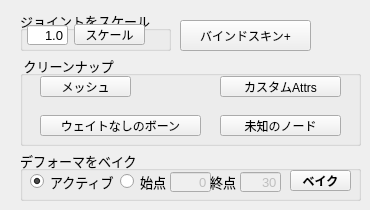
    <widget class="QWidget" name="misc_tab">
     <attribute name="icon">
      <iconset>
       <normaloff>icons/MiscTools.png</normaloff>icons/MiscTools.png</iconset>
     </attribute>
     <attribute name="title">
      <string>その他</string>
     </attribute>
     <widget class="QPushButton" name="misc_runButton">
      <property name="geometry">
       <rect>
        <x>220</x>
        <y>115</y>
        <width>121</width>
        <height>21</height>
       </rect>
      </property>
      <property name="font">
       <font>
        <pointsize>9</pointsize>
       </font>
      </property>
      <property name="toolTip">
       <string>&lt;!DOCTYPE HTML PUBLIC &quot;-//W3C//DTD HTML 4.0//EN&quot; &quot;http://www.w3.org/TR/REC-html40/strict.dtd&quot;&gt;
&lt;html&gt;&lt;head&gt;&lt;meta name=&quot;qrichtext&quot; content=&quot;1&quot; /&gt;&lt;style type=&quot;text/css&quot;&gt;
p, li { white-space: pre-wrap; }
&lt;/style&gt;&lt;/head&gt;&lt;body style=&quot; font-family:'SimSun'; font-size:9pt; font-weight:400; font-style:normal;&quot;&gt;
&lt;p style=&quot; margin-top:0px; margin-bottom:0px; margin-left:0px; margin-right:0px; -qt-block-indent:0; text-indent:0px;&quot;&gt;&lt;span style=&quot; font-family:'MS Shell Dlg 2';&quot;&gt;
シーンから未知のノードを取り除きます。エラーが出る場合には、*.maファイルにセーブしてから適用してください。&lt;/span&gt;&lt;/p&gt;&lt;/body&gt;&lt;/html&gt;</string>
      </property>
      <property name="text">
       <string>未知のノード</string>
      </property>
      <property name="icon">
       <iconset>
        <normaloff>icons/cMuscle_misc_help.png</normaloff>icons/cMuscle_misc_help.png</iconset>
      </property>
      <property name="+command" stdset="0">
       <string>removeUnknowNodeButtonCmd</string>
      </property>
     </widget>
     <widget class="QPushButton" name="misc_runButton_3">
      <property name="geometry">
       <rect>
        <x>40</x>
        <y>76</y>
        <width>91</width>
        <height>21</height>
       </rect>
      </property>
      <property name="font">
       <font>
        <pointsize>9</pointsize>
       </font>
      </property>
      <property name="toolTip">
       <string>&lt;!DOCTYPE HTML PUBLIC &quot;-//W3C//DTD HTML 4.0//EN&quot; &quot;http://www.w3.org/TR/REC-html40/strict.dtd&quot;&gt;
&lt;html&gt;&lt;head&gt;&lt;meta name=&quot;qrichtext&quot; content=&quot;1&quot; /&gt;&lt;style type=&quot;text/css&quot;&gt;
p, li { white-space: pre-wrap; }
&lt;/style&gt;&lt;/head&gt;&lt;body style=&quot; font-family:'SimSun'; font-size:9pt; font-weight:400; font-style:normal;&quot;&gt;
&lt;p style=&quot; margin-top:0px; margin-bottom:0px; margin-left:0px; margin-right:0px; -qt-block-indent:0; text-indent:0px;&quot;&gt;&lt;span style=&quot; font-family:'MS Shell Dlg 2';&quot;&gt;Clean up select mesh:&lt;/span&gt;&lt;/p&gt;
&lt;p style=&quot; margin-top:0px; margin-bottom:0px; margin-left:0px; margin-right:0px; -qt-block-indent:0; text-indent:0px;&quot;&gt;&lt;span style=&quot; font-family:'MS Shell Dlg 2';&quot;&gt;トランスフォームのリセット、デフォームヒストリ以外の削除、UVセットナンバーおよびソフトエッジのチェック等、スキン作業の前にメッシュに対し適用します。&lt;/span&gt;&lt;/p&gt;&lt;/body&gt;&lt;/html&gt;</string>
      </property>
      <property name="text">
       <string>メッシュ</string>
      </property>
      <property name="icon">
       <iconset>
        <normaloff>icons/hsClearView.png</normaloff>icons/hsClearView.png</iconset>
      </property>
      <property name="+command" stdset="0">
       <string>meshCleanUpButtonCmd</string>
      </property>
     </widget>
     <widget class="QPushButton" name="misc_runButton_4">
      <property name="geometry">
       <rect>
        <x>180</x>
        <y>20</y>
        <width>131</width>
        <height>31</height>
       </rect>
      </property>
      <property name="font">
       <font>
        <pointsize>9</pointsize>
       </font>
      </property>
      <property name="toolTip">
       <string>&lt;!DOCTYPE HTML PUBLIC &quot;-//W3C//DTD HTML 4.0//EN&quot; &quot;http://www.w3.org/TR/REC-html40/strict.dtd&quot;&gt;
&lt;html&gt;&lt;head&gt;&lt;meta name=&quot;qrichtext&quot; content=&quot;1&quot; /&gt;&lt;style type=&quot;text/css&quot;&gt;
p, li { white-space: pre-wrap; }
&lt;/style&gt;&lt;/head&gt;&lt;body style=&quot; font-family:'SimSun'; font-size:9pt; font-weight:400; font-style:normal;&quot;&gt;
&lt;p style=&quot; margin-top:0px; margin-bottom:0px; margin-left:0px; margin-right:0px; -qt-block-indent:0; text-indent:0px;&quot;&gt;&lt;span style=&quot; font-family:'MS Shell Dlg 2'; font-weight:600;&quot;&gt;1 bone + 1 unskined mesh:&lt;/span&gt;&lt;/p&gt;
&lt;p style=&quot; margin-top:0px; margin-bottom:0px; margin-left:0px; margin-right:0px; -qt-block-indent:0; text-indent:0px;&quot;&gt;&lt;span style=&quot; font-family:'MS Shell Dlg 2';&quot;&gt;bind mesh to whole hierarchy of the bone chain, remove small weights and do normalize&lt;/span&gt;&lt;/p&gt;
&lt;p style=&quot; margin-top:0px; margin-bottom:0px; margin-left:0px; margin-right:0px; -qt-block-indent:0; text-indent:0px;&quot;&gt;&lt;span style=&quot; font-family:'MS Shell Dlg 2'; font-weight:600;&quot;&gt;1 bone + 1 unskined mesh + 1 skined mesh:&lt;/span&gt;&lt;/p&gt;
&lt;p style=&quot; margin-top:0px; margin-bottom:0px; margin-left:0px; margin-right:0px; -qt-block-indent:0; text-indent:0px;&quot;&gt;&lt;span style=&quot; font-family:'MS Shell Dlg 2';&quot;&gt;スキニングされていないメッシュをすでにスキン化されたメッシュに影響しているボーンにバインドする、ソースとなるスキンドメッシからターゲットとなるスキンドメッシュにスキンウェイトをコピーする、微小なウェイトを削除する、スキンから使用されていないボーンを削除する、ノーマライズを実行する。&lt;/span&gt;&lt;/p&gt;&lt;/body&gt;&lt;/html&gt;</string>
      </property>
      <property name="text">
       <string>バインドスキン+</string>
      </property>
      <property name="icon">
       <iconset>
        <normaloff>icons/moveSkinnedJoint.png</normaloff>icons/moveSkinnedJoint.png</iconset>
      </property>
      <property name="+command" stdset="0">
       <string>bindSkinPlusButtonCmd</string>
      </property>
     </widget>
     <widget class="QGroupBox" name="deformer_groupBox">
      <property name="enabled">
       <bool>true</bool>
      </property>
      <property name="geometry">
       <rect>
        <x>20</x>
        <y>150</y>
        <width>341</width>
        <height>51</height>
       </rect>
      </property>
      <property name="font">
       <font>
        <pointsize>10</pointsize>
       </font>
      </property>
      <property name="title">
       <string>デフォーマをベイク</string>
      </property>
      <widget class="QLineEdit" name="deformerStart_lineEdit">
       <property name="enabled">
        <bool>false</bool>
       </property>
       <property name="geometry">
        <rect>
         <x>150</x>
         <y>22</y>
         <width>41</width>
         <height>20</height>
        </rect>
       </property>
       <property name="inputMask">
        <string/>
       </property>
       <property name="text">
        <string>0</string>
       </property>
       <property name="alignment">
        <set>Qt::AlignRight|Qt::AlignTrailing|Qt::AlignVCenter</set>
       </property>
      </widget>
      <widget class="QLineEdit" name="deformerEnd_lineEdit">
       <property name="enabled">
        <bool>false</bool>
       </property>
       <property name="geometry">
        <rect>
         <x>220</x>
         <y>22</y>
         <width>41</width>
         <height>20</height>
        </rect>
       </property>
       <property name="inputMask">
        <string/>
       </property>
       <property name="text">
        <string>30</string>
       </property>
       <property name="alignment">
        <set>Qt::AlignRight|Qt::AlignTrailing|Qt::AlignVCenter</set>
       </property>
      </widget>
      <widget class="QLabel" name="label_14">
       <property name="geometry">
        <rect>
         <x>190</x>
         <y>24</y>
         <width>31</width>
         <height>16</height>
        </rect>
       </property>
       <property name="text">
        <string>終点</string>
       </property>
      </widget>
      <widget class="QPushButton" name="deformerWeb_button">
       <property name="geometry">
        <rect>
         <x>121</x>
         <y>-4</y>
         <width>21</width>
         <height>23</height>
        </rect>
       </property>
       <property name="toolTip">
        <string>原作者信息</string>
       </property>
       <property name="text">
        <string/>
       </property>
       <property name="icon">
        <iconset>
         <normaloff>icons/info.png</normaloff>icons/info.png</iconset>
       </property>
       <property name="iconSize">
        <size>
         <width>16</width>
         <height>16</height>
        </size>
       </property>
       <property name="flat">
        <bool>true</bool>
       </property>
       <property name="+command" stdset="0">
        <string>deformerWebCmd</string>
       </property>
      </widget>
      <widget class="QRadioButton" name="deformerActive_radioButton">
       <property name="geometry">
        <rect>
         <x>10</x>
         <y>23</y>
         <width>91</width>
         <height>17</height>
        </rect>
       </property>
       <property name="text">
        <string>アクティブ</string>
       </property>
       <property name="checked">
        <bool>true</bool>
       </property>
       <attribute name="buttonGroup">
        <string notr="true">buttonGroup_5</string>
       </attribute>
      </widget>
      <widget class="QRadioButton" name="deformerFrom_radioButton">
       <property name="geometry">
        <rect>
         <x>100</x>
         <y>23</y>
         <width>51</width>
         <height>17</height>
        </rect>
       </property>
       <property name="text">
        <string>始点</string>
       </property>
       <attribute name="buttonGroup">
        <string notr="true">buttonGroup_5</string>
       </attribute>
      </widget>
      <widget class="QPushButton" name="deformerOK_button">
       <property name="geometry">
        <rect>
         <x>270</x>
         <y>20</y>
         <width>61</width>
         <height>21</height>
        </rect>
       </property>
       <property name="font">
        <font>
         <pointsize>9</pointsize>
         <weight>75</weight>
         <bold>true</bold>
        </font>
       </property>
       <property name="toolTip">
        <string>&lt;html&gt;&lt;head/&gt;&lt;body&gt;&lt;p&gt;デフォーマをメッシュにベイクします。&lt;/p&gt;&lt;p&gt;
頂点アニメーションを使用します。&lt;/p&gt;&lt;/body&gt;&lt;/html&gt;</string>
       </property>
       <property name="text">
        <string>ベイク</string>
       </property>
       <property name="+command" stdset="0">
        <string>deformerOKCmd</string>
       </property>
      </widget>
     </widget>
     <widget class="QPushButton" name="pushButton_5">
      <property name="geometry">
       <rect>
        <x>320</x>
        <y>11</y>
        <width>41</width>
        <height>41</height>
       </rect>
      </property>
      <property name="sizePolicy">
       <sizepolicy hsizetype="Minimum" vsizetype="Fixed">
        <horstretch>0</horstretch>
        <verstretch>0</verstretch>
       </sizepolicy>
      </property>
      <property name="toolTip">
       <string>在当前书签栏创建快捷启动图标</string>
      </property>
      <property name="layoutDirection">
       <enum>Qt::LeftToRight</enum>
      </property>
      <property name="autoFillBackground">
       <bool>false</bool>
      </property>
      <property name="text">
       <string/>
      </property>
      <property name="icon">
       <iconset>
        <normaloff>icons/Shelf.png</normaloff>icons/Shelf.png</iconset>
      </property>
      <property name="iconSize">
       <size>
        <width>41</width>
        <height>41</height>
       </size>
      </property>
      <property name="checkable">
       <bool>false</bool>
      </property>
      <property name="autoRepeat">
       <bool>false</bool>
      </property>
      <property name="autoExclusive">
       <bool>false</bool>
      </property>
      <property name="flat">
       <bool>true</bool>
      </property>
      <property name="+command" stdset="0">
       <string>goShelfCmd</string>
      </property>
     </widget>
     <widget class="QPushButton" name="misc_runButton_6">
      <property name="geometry">
       <rect>
        <x>220</x>
        <y>76</y>
        <width>121</width>
        <height>21</height>
       </rect>
      </property>
      <property name="font">
       <font>
        <pointsize>9</pointsize>
       </font>
      </property>
      <property name="toolTip">
       <string>&lt;!DOCTYPE HTML PUBLIC &quot;-//W3C//DTD HTML 4.0//EN&quot; &quot;http://www.w3.org/TR/REC-html40/strict.dtd&quot;&gt;
&lt;html&gt;&lt;head&gt;&lt;meta name=&quot;qrichtext&quot; content=&quot;1&quot; /&gt;&lt;style type=&quot;text/css&quot;&gt;
p, li { white-space: pre-wrap; }
&lt;/style&gt;&lt;/head&gt;&lt;body style=&quot; font-family:'MS Shell Dlg 2'; font-size:8pt; font-weight:400; font-style:normal;&quot;&gt;
&lt;p style=&quot; margin-top:0px; margin-bottom:0px; margin-left:0px; margin-right:0px; -qt-block-indent:0; text-indent:0px;&quot;&gt;&lt;span style=&quot; font-size:9pt;&quot;&gt;選択されたオブジェクトからすべてのカスタムアトリビュートを取り除きます。&lt;/span&gt;&lt;/p&gt;&lt;/body&gt;&lt;/html&gt;</string>
      </property>
      <property name="text">
       <string>カスタムAttrs</string>
      </property>
      <property name="icon">
       <iconset>
        <normaloff>icons/cleanAttr.png</normaloff>icons/cleanAttr.png</iconset>
      </property>
      <property name="+command" stdset="0">
       <string>cleanAttrButtonCmd</string>
      </property>
     </widget>
     <widget class="QGroupBox" name="scale_groupBox">
      <property name="geometry">
       <rect>
        <x>20</x>
        <y>10</y>
        <width>151</width>
        <height>41</height>
       </rect>
      </property>
      <property name="font">
       <font>
        <pointsize>10</pointsize>
       </font>
      </property>
      <property name="title">
       <string>ジョイントをスケール</string>
      </property>
      <widget class="QPushButton" name="scaleButton">
       <property name="geometry">
        <rect>
         <x>54</x>
         <y>14</y>
         <width>71</width>
         <height>21</height>
        </rect>
       </property>
       <property name="font">
        <font>
         <pointsize>9</pointsize>
        </font>
       </property>
       <property name="toolTip">
        <string>&lt;!DOCTYPE HTML PUBLIC &quot;-//W3C//DTD HTML 4.0//EN&quot; &quot;http://www.w3.org/TR/REC-html40/strict.dtd&quot;&gt;
&lt;html&gt;&lt;head&gt;&lt;meta name=&quot;qrichtext&quot; content=&quot;1&quot; /&gt;&lt;style type=&quot;text/css&quot;&gt;
p, li { white-space: pre-wrap; }
&lt;/style&gt;&lt;/head&gt;&lt;body style=&quot; font-family:'SimSun'; font-size:9pt; font-weight:400; font-style:normal;&quot;&gt;
&lt;p style=&quot; margin-top:0px; margin-bottom:0px; margin-left:0px; margin-right:0px; -qt-block-indent:0; text-indent:0px;&quot;&gt;&lt;span style=&quot; font-family:'MS Shell Dlg 2';&quot;&gt;選択されたジョイントをスケール値を保ったまま、トランスフォーム値を変えることでスケールします。新規メッシュ変更に合わせてスケルトンを再度マッチングするのに使います。&lt;/span&gt;&lt;/p&gt;&lt;/body&gt;&lt;/html&gt;</string>
       </property>
       <property name="text">
        <string>スケール</string>
       </property>
       <property name="+command" stdset="0">
        <string>scaleJointButtonCmd</string>
       </property>
      </widget>
      <widget class="QLineEdit" name="scale_lineEdit">
       <property name="geometry">
        <rect>
         <x>7</x>
         <y>15</y>
         <width>41</width>
         <height>20</height>
        </rect>
       </property>
       <property name="text">
        <string>1.0</string>
       </property>
       <property name="alignment">
        <set>Qt::AlignRight|Qt::AlignTrailing|Qt::AlignVCenter</set>
       </property>
      </widget>
     </widget>
     <widget class="QGroupBox" name="groupBox_3">
      <property name="geometry">
       <rect>
        <x>20</x>
        <y>55</y>
        <width>341</width>
        <height>91</height>
       </rect>
      </property>
      <property name="font">
       <font>
        <pointsize>10</pointsize>
       </font>
      </property>
      <property name="title">
       <string> クリーンナップ</string>
      </property>
      <widget class="QPushButton" name="misc_runButton_5">
       <property name="geometry">
        <rect>
         <x>20</x>
         <y>60</y>
         <width>161</width>
         <height>21</height>
        </rect>
       </property>
       <property name="font">
        <font>
         <pointsize>9</pointsize>
        </font>
       </property>
       <property name="toolTip">
        <string>&lt;!DOCTYPE HTML PUBLIC &quot;-//W3C//DTD HTML 4.0//EN&quot; &quot;http://www.w3.org/TR/REC-html40/strict.dtd&quot;&gt;
&lt;html&gt;&lt;head&gt;&lt;meta name=&quot;qrichtext&quot; content=&quot;1&quot; /&gt;&lt;style type=&quot;text/css&quot;&gt;
p, li { white-space: pre-wrap; }
&lt;/style&gt;&lt;/head&gt;&lt;body style=&quot; font-family:'MS Shell Dlg 2'; font-size:8pt; font-weight:400; font-style:normal;&quot;&gt;
&lt;p style=&quot; margin-top:0px; margin-bottom:0px; margin-left:0px; margin-right:0px; -qt-block-indent:0; text-indent:0px;&quot;&gt;&lt;span style=&quot; font-size:9pt;&quot;&gt;選択されたスキンメッシュからウェイトのないボーンを消去します。&lt;/span&gt;&lt;/p&gt;&lt;/body&gt;&lt;/html&gt;</string>
       </property>
       <property name="text">
        <string>ウェイトなしのボーン</string>
       </property>
       <property name="icon">
        <iconset>
         <normaloff>icons/removeInf.png</normaloff>icons/removeInf.png</iconset>
       </property>
       <property name="+command" stdset="0">
        <string>meshCleanWeightlessBoneCmd</string>
       </property>
      </widget>
     </widget>
     <zorder>groupBox_3</zorder>
     <zorder>misc_runButton</zorder>
     <zorder>misc_runButton_3</zorder>
     <zorder>misc_runButton_4</zorder>
     <zorder>deformer_groupBox</zorder>
     <zorder>pushButton_5</zorder>
     <zorder>misc_runButton_6</zorder>
     <zorder>scale_groupBox</zorder>
    </widget>
